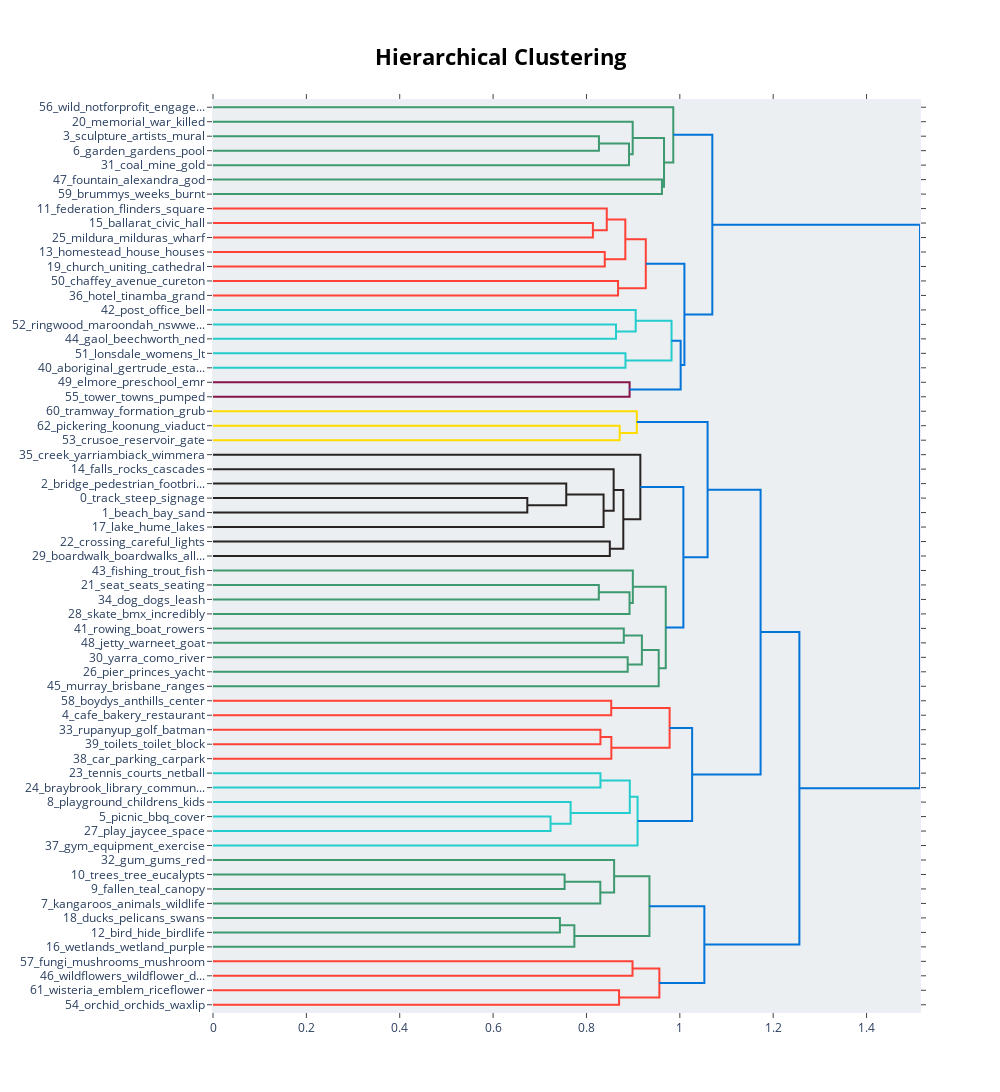

The cell this chart's notebook holds for it:
### Code cell
fig = topic_model.visualize_hierarchy()
if os.path.isfile(topic_hierarchy_html_path) and not overwrite:
    logger.info('figure is already saved in HTML and image format')
else:
    fig.write_html(topic_hierarchy_html_path)
    fig.write_image(topic_hierarchy_image_path)
    logger.info(f'figures saved in: \n\t{topic_hierarchy_html_path}\n\t{topic_hierarchy_image_path}')


fig

### Figure 1 — Plotly figure (JSON) as saved in the notebook; plotly's stock layout.template omitted (floating-point values rounded to 4 significant figures)
{"data": [{"hoverinfo": "text", "marker": {"color": "rgb(61,153,112)"}, "mode": "lines", "type": "scatter", "x": [0, 0.8267, 0.8267, 0], "xaxis": "x", "y": [-25, -25, -35, -35], "yaxis": "y"}, {"hoverinfo": "text", "marker": {"color": "rgb(61,153,112)"}, "mode": "lines", "type": "scatter", "x": [0.8267, 0.8912, 0.8912, 0], "xaxis": "x", "y": [-30, -30, -45, -45], "yaxis": "y"}, {"hoverinfo": "text", "marker": {"color": "rgb(61,153,112)"}, "mode": "lines", "type": "scatter", "x": [0, 0.899, 0.899, 0.8912], "xaxis": "x", "y": [-15, -15, -37.5, -37.5], "yaxis": "y"}, {"hoverinfo": "text", "marker": {"color": "rgb(61,153,112)"}, "mode": "lines", "type": "scatter", "x": [0, 0.9617, 0.9617, 0], "xaxis": "x", "y": [-55, -55, -65, -65], "yaxis": "y"}, {"hoverinfo": "text", "marker": {"color": "rgb(61,153,112)"}, "mode": "lines", "type": "scatter", "x": [0.899, 0.9662, 0.9662, 0.9617], "xaxis": "x", "y": [-26.25, -26.25, -60, -60], "yaxis": "y"}, {"hoverinfo": "text", "marker": {"color": "rgb(61,153,112)"}, "mode": "lines", "type": "scatter", "x": [0, 0.986, 0.986, 0.9662], "xaxis": "x", "y": [-5, -5, -43.12, -43.12], "yaxis": "y"}, {"hoverinfo": "text", "marker": {"color": "rgb(255,65,54)"}, "mode": "lines", "type": "scatter", "x": [0, 0.8138, 0.8138, 0], "xaxis": "x", "y": [-85, -85, -95, -95], "yaxis": "y"}, {"hoverinfo": "text", "marker": {"color": "rgb(255,65,54)"}, "mode": "lines", "type": "scatter", "x": [0, 0.8435, 0.8435, 0.8138], "xaxis": "x", "y": [-75, -75, -90, -90], "yaxis": "y"}, {"hoverinfo": "text", "marker": {"color": "rgb(255,65,54)"}, "mode": "lines", "type": "scatter", "x": [0, 0.8392, 0.8392, 0], "xaxis": "x", "y": [-105, -105, -115, -115], "yaxis": "y"}, {"hoverinfo": "text", "marker": {"color": "rgb(255,65,54)"}, "mode": "lines", "type": "scatter", "x": [0.8435, 0.8832, 0.8832, 0.8392], "xaxis": "x", "y": [-82.5, -82.5, -110, -110], "yaxis": "y"}, {"hoverinfo": "text", "marker": {"color": "rgb(255,65,54)"}, "mode": "lines", "type": "scatter", "x": [0, 0.8677, 0.8677, 0], "xaxis": "x", "y": [-125, -125, -135, -135], "yaxis": "y"}, {"hoverinfo": "text", "marker": {"color": "rgb(255,65,54)"}, "mode": "lines", "type": "scatter", "x": [0.8832, 0.9271, 0.9271, 0.8677], "xaxis": "x", "y": [-96.25, -96.25, -130, -130], "yaxis": "y"}, {"hoverinfo": "text", "marker": {"color": "rgb(35,205,205)"}, "mode": "lines", "type": "scatter", "x": [0, 0.8633, 0.8633, 0], "xaxis": "x", "y": [-155, -155, -165, -165], "yaxis": "y"}, {"hoverinfo": "text", "marker": {"color": "rgb(35,205,205)"}, "mode": "lines", "type": "scatter", "x": [0, 0.9055, 0.9055, 0.8633], "xaxis": "x", "y": [-145, -145, -160, -160], "yaxis": "y"}, {"hoverinfo": "text", "marker": {"color": "rgb(35,205,205)"}, "mode": "lines", "type": "scatter", "x": [0, 0.8836, 0.8836, 0], "xaxis": "x", "y": [-175, -175, -185, -185], "yaxis": "y"}, {"hoverinfo": "text", "marker": {"color": "rgb(35,205,205)"}, "mode": "lines", "type": "scatter", "x": [0.9055, 0.9822, 0.9822, 0.8836], "xaxis": "x", "y": [-152.5, -152.5, -180, -180], "yaxis": "y"}, {"hoverinfo": "text", "marker": {"color": "rgb(133,20,75)"}, "mode": "lines", "type": "scatter", "x": [0, 0.8924, 0.8924, 0], "xaxis": "x", "y": [-195, -195, -205, -205], "yaxis": "y"}, {"hoverinfo": "text", "marker": {"color": "rgb(0,116,217)"}, "mode": "lines", "type": "scatter", "x": [0.9822, 1.002, 1.002, 0.8924], "xaxis": "x", "y": [-166.2, -166.2, -200, -200], "yaxis": "y"}, {"hoverinfo": "text", "marker": {"color": "rgb(0,116,217)"}, "mode": "lines", "type": "scatter", "x": [0.9271, 1.01, 1.01, 1.002], "xaxis": "x", "y": [-113.1, -113.1, -183.1, -183.1], "yaxis": "y"}, {"hoverinfo": "text", "marker": {"color": "rgb(0,116,217)"}, "mode": "lines", "type": "scatter", "x": [0.986, 1.07, 1.07, 1.01], "xaxis": "x", "y": [-24.06, -24.06, -148.1, -148.1], "yaxis": "y"}, {"hoverinfo": "text", "marker": {"color": "rgb(255,220,0)"}, "mode": "lines", "type": "scatter", "x": [0, 0.8711, 0.8711, 0], "xaxis": "x", "y": [-225, -225, -235, -235], "yaxis": "y"}, {"hoverinfo": "text", "marker": {"color": "rgb(255,220,0)"}, "mode": "lines", "type": "scatter", "x": [0, 0.9079, 0.9079, 0.8711], "xaxis": "x", "y": [-215, -215, -230, -230], "yaxis": "y"}, {"hoverinfo": "text", "marker": {"color": "rgb(40,35,35)"}, "mode": "lines", "type": "scatter", "x": [0, 0.6733, 0.6733, 0], "xaxis": "x", "y": [-275, -275, -285, -285], "yaxis": "y"}, {"hoverinfo": "text", "marker": {"color": "rgb(40,35,35)"}, "mode": "lines", "type": "scatter", "x": [0, 0.7567, 0.7567, 0.6733], "xaxis": "x", "y": [-265, -265, -280, -280], "yaxis": "y"}, {"hoverinfo": "text", "marker": {"color": "rgb(40,35,35)"}, "mode": "lines", "type": "scatter", "x": [0.7567, 0.8367, 0.8367, 0], "xaxis": "x", "y": [-272.5, -272.5, -295, -295], "yaxis": "y"}, {"hoverinfo": "text", "marker": {"color": "rgb(40,35,35)"}, "mode": "lines", "type": "scatter", "x": [0, 0.8583, 0.8583, 0.8367], "xaxis": "x", "y": [-255, -255, -283.8, -283.8], "yaxis": "y"}, {"hoverinfo": "text", "marker": {"color": "rgb(40,35,35)"}, "mode": "lines", "type": "scatter", "x": [0, 0.85, 0.85, 0], "xaxis": "x", "y": [-305, -305, -315, -315], "yaxis": "y"}, {"hoverinfo": "text", "marker": {"color": "rgb(40,35,35)"}, "mode": "lines", "type": "scatter", "x": [0.8583, 0.8789, 0.8789, 0.85], "xaxis": "x", "y": [-269.4, -269.4, -310, -310], "yaxis": "y"}, {"hoverinfo": "text", "marker": {"color": "rgb(40,35,35)"}, "mode": "lines", "type": "scatter", "x": [0, 0.9154, 0.9154, 0.8789], "xaxis": "x", "y": [-245, -245, -289.7, -289.7], "yaxis": "y"}, {"hoverinfo": "text", "marker": {"color": "rgb(61,153,112)"}, "mode": "lines", "type": "scatter", "x": [0, 0.8265, 0.8265, 0], "xaxis": "x", "y": [-335, -335, -345, -345], "yaxis": "y"}, {"hoverinfo": "text", "marker": {"color": "rgb(61,153,112)"}, "mode": "lines", "type": "scatter", "x": [0.8265, 0.8922, 0.8922, 0], "xaxis": "x", "y": [-340, -340, -355, -355], "yaxis": "y"}, {"hoverinfo": "text", "marker": {"color": "rgb(61,153,112)"}, "mode": "lines", "type": "scatter", "x": [0, 0.8993, 0.8993, 0.8922], "xaxis": "x", "y": [-325, -325, -347.5, -347.5], "yaxis": "y"}, {"hoverinfo": "text", "marker": {"color": "rgb(61,153,112)"}, "mode": "lines", "type": "scatter", "x": [0, 0.88, 0.88, 0], "xaxis": "x", "y": [-365, -365, -375, -375], "yaxis": "y"}, {"hoverinfo": "text", "marker": {"color": "rgb(61,153,112)"}, "mode": "lines", "type": "scatter", "x": [0, 0.8883, 0.8883, 0], "xaxis": "x", "y": [-385, -385, -395, -395], "yaxis": "y"}, {"hoverinfo": "text", "marker": {"color": "rgb(61,153,112)"}, "mode": "lines", "type": "scatter", "x": [0.88, 0.9187, 0.9187, 0.8883], "xaxis": "x", "y": [-370, -370, -390, -390], "yaxis": "y"}, {"hoverinfo": "text", "marker": {"color": "rgb(61,153,112)"}, "mode": "lines", "type": "scatter", "x": [0.9187, 0.9547, 0.9547, 0], "xaxis": "x", "y": [-380, -380, -405, -405], "yaxis": "y"}, {"hoverinfo": "text", "marker": {"color": "rgb(61,153,112)"}, "mode": "lines", "type": "scatter", "x": [0.8993, 0.9698, 0.9698, 0.9547], "xaxis": "x", "y": [-336.2, -336.2, -392.5, -392.5], "yaxis": "y"}, {"hoverinfo": "text", "marker": {"color": "rgb(0,116,217)"}, "mode": "lines", "type": "scatter", "x": [0.9154, 1.008, 1.008, 0.9698], "xaxis": "x", "y": [-267.3, -267.3, -364.4, -364.4], "yaxis": "y"}, {"hoverinfo": "text", "marker": {"color": "rgb(0,116,217)"}, "mode": "lines", "type": "scatter", "x": [0.9079, 1.059, 1.059, 1.008], "xaxis": "x", "y": [-222.5, -222.5, -315.9, -315.9], "yaxis": "y"}, {"hoverinfo": "text", "marker": {"color": "rgb(255,65,54)"}, "mode": "lines", "type": "scatter", "x": [0, 0.853, 0.853, 0], "xaxis": "x", "y": [-415, -415, -425, -425], "yaxis": "y"}, {"hoverinfo": "text", "marker": {"color": "rgb(255,65,54)"}, "mode": "lines", "type": "scatter", "x": [0, 0.83, 0.83, 0], "xaxis": "x", "y": [-435, -435, -445, -445], "yaxis": "y"}, {"hoverinfo": "text", "marker": {"color": "rgb(255,65,54)"}, "mode": "lines", "type": "scatter", "x": [0.83, 0.8533, 0.8533, 0], "xaxis": "x", "y": [-440, -440, -455, -455], "yaxis": "y"}, {"hoverinfo": "text", "marker": {"color": "rgb(255,65,54)"}, "mode": "lines", "type": "scatter", "x": [0.853, 0.9781, 0.9781, 0.8533], "xaxis": "x", "y": [-420, -420, -447.5, -447.5], "yaxis": "y"}, {"hoverinfo": "text", "marker": {"color": "rgb(35,205,205)"}, "mode": "lines", "type": "scatter", "x": [0, 0.83, 0.83, 0], "xaxis": "x", "y": [-465, -465, -475, -475], "yaxis": "y"}, {"hoverinfo": "text", "marker": {"color": "rgb(35,205,205)"}, "mode": "lines", "type": "scatter", "x": [0, 0.7231, 0.7231, 0], "xaxis": "x", "y": [-495, -495, -505, -505], "yaxis": "y"}, {"hoverinfo": "text", "marker": {"color": "rgb(35,205,205)"}, "mode": "lines", "type": "scatter", "x": [0, 0.766, 0.766, 0.7231], "xaxis": "x", "y": [-485, -485, -500, -500], "yaxis": "y"}, {"hoverinfo": "text", "marker": {"color": "rgb(35,205,205)"}, "mode": "lines", "type": "scatter", "x": [0.83, 0.8928, 0.8928, 0.766], "xaxis": "x", "y": [-470, -470, -492.5, -492.5], "yaxis": "y"}, {"hoverinfo": "text", "marker": {"color": "rgb(35,205,205)"}, "mode": "lines", "type": "scatter", "x": [0.8928, 0.9095, 0.9095, 0], "xaxis": "x", "y": [-481.2, -481.2, -515, -515], "yaxis": "y"}, {"hoverinfo": "text", "marker": {"color": "rgb(0,116,217)"}, "mode": "lines", "type": "scatter", "x": [0.9781, 1.026, 1.026, 0.9095], "xaxis": "x", "y": [-433.8, -433.8, -498.1, -498.1], "yaxis": "y"}, {"hoverinfo": "text", "marker": {"color": "rgb(0,116,217)"}, "mode": "lines", "type": "scatter", "x": [1.059, 1.173, 1.173, 1.026], "xaxis": "x", "y": [-269.2, -269.2, -465.9, -465.9], "yaxis": "y"}, {"hoverinfo": "text", "marker": {"color": "rgb(61,153,112)"}, "mode": "lines", "type": "scatter", "x": [0, 0.7532, 0.7532, 0], "xaxis": "x", "y": [-535, -535, -545, -545], "yaxis": "y"}, {"hoverinfo": "text", "marker": {"color": "rgb(61,153,112)"}, "mode": "lines", "type": "scatter", "x": [0.7532, 0.8297, 0.8297, 0], "xaxis": "x", "y": [-540, -540, -555, -555], "yaxis": "y"}, {"hoverinfo": "text", "marker": {"color": "rgb(61,153,112)"}, "mode": "lines", "type": "scatter", "x": [0, 0.8593, 0.8593, 0.8297], "xaxis": "x", "y": [-525, -525, -547.5, -547.5], "yaxis": "y"}, {"hoverinfo": "text", "marker": {"color": "rgb(61,153,112)"}, "mode": "lines", "type": "scatter", "x": [0, 0.7431, 0.7431, 0], "xaxis": "x", "y": [-565, -565, -575, -575], "yaxis": "y"}, {"hoverinfo": "text", "marker": {"color": "rgb(61,153,112)"}, "mode": "lines", "type": "scatter", "x": [0.7431, 0.774, 0.774, 0], "xaxis": "x", "y": [-570, -570, -585, -585], "yaxis": "y"}, {"hoverinfo": "text", "marker": {"color": "rgb(61,153,112)"}, "mode": "lines", "type": "scatter", "x": [0.8593, 0.9349, 0.9349, 0.774], "xaxis": "x", "y": [-536.2, -536.2, -577.5, -577.5], "yaxis": "y"}, {"hoverinfo": "text", "marker": {"color": "rgb(255,65,54)"}, "mode": "lines", "type": "scatter", "x": [0, 0.8986, 0.8986, 0], "xaxis": "x", "y": [-595, -595, -605, -605], "yaxis": "y"}, {"hoverinfo": "text", "marker": {"color": "rgb(255,65,54)"}, "mode": "lines", "type": "scatter", "x": [0, 0.8699, 0.8699, 0], "xaxis": "x", "y": [-615, -615, -625, -625], "yaxis": "y"}, {"hoverinfo": "text", "marker": {"color": "rgb(255,65,54)"}, "mode": "lines", "type": "scatter", "x": [0.8986, 0.9562, 0.9562, 0.8699], "xaxis": "x", "y": [-600, -600, -620, -620], "yaxis": "y"}, {"hoverinfo": "text", "marker": {"color": "rgb(0,116,217)"}, "mode": "lines", "type": "scatter", "x": [0.9349, 1.053, 1.053, 0.9562], "xaxis": "x", "y": [-556.9, -556.9, -610, -610], "yaxis": "y"}, {"hoverinfo": "text", "marker": {"color": "rgb(0,116,217)"}, "mode": "lines", "type": "scatter", "x": [1.173, 1.256, 1.256, 1.053], "xaxis": "x", "y": [-367.6, -367.6, -583.4, -583.4], "yaxis": "y"}, {"hoverinfo": "text", "marker": {"color": "rgb(0,116,217)"}, "mode": "lines", "type": "scatter", "x": [1.07, 1.514, 1.514, 1.256], "xaxis": "x", "y": [-86.09, -86.09, -475.5, -475.5], "yaxis": "y"}], "layout": {"autosize": false, "height": 1145, "hoverlabel": {"bgcolor": "white", "font": {"family": "Rockwell", "size": 16}}, "hovermode": "closest", "plot_bgcolor": "#ECEFF1", "showlegend": false, "title": {"font": {"color": "Black", "size": 22}, "text": "<b>Hierarchical Clustering</b>", "x": 0.5, "xanchor": "center", "yanchor": "top"}, "width": 1000, "xaxis": {"autorange": true, "mirror": "allticks", "range": [0, 1.514], "rangemode": "tozero", "showgrid": false, "showline": true, "showticklabels": true, "ticks": "outside", "type": "linear", "zeroline": false}, "yaxis": {"mirror": "allticks", "range": [-630, 0], "rangemode": "tozero", "showgrid": false, "showline": true, "showticklabels": true, "tickmode": "array", "ticks": "outside", "ticktext": ["56_wild_notforprofit_engage...", "20_memorial_war_killed", "3_sculpture_artists_mural", "6_garden_gardens_pool", "31_coal_mine_gold", "47_fountain_alexandra_god", "59_brummys_weeks_burnt", "11_federation_flinders_square", "15_ballarat_civic_hall", "25_mildura_milduras_wharf", "13_homestead_house_houses", "19_church_uniting_cathedral", "50_chaffey_avenue_cureton", "36_hotel_tinamba_grand", "42_post_office_bell", "52_ringwood_maroondah_nswwe...", "44_gaol_beechworth_ned", "51_lonsdale_womens_lt", "40_aboriginal_gertrude_esta...", "49_elmore_preschool_emr", "55_tower_towns_pumped", "60_tramway_formation_grub", "62_pickering_koonung_viaduct", "53_crusoe_reservoir_gate", "35_creek_yarriambiack_wimmera", "14_falls_rocks_cascades", "2_bridge_pedestrian_footbri...", "0_track_steep_signage", "1_beach_bay_sand", "17_lake_hume_lakes", "22_crossing_careful_lights", "29_boardwalk_boardwalks_all...", "43_fishing_trout_fish", "21_seat_seats_seating", "34_dog_dogs_leash", "28_skate_bmx_incredibly", "41_rowing_boat_rowers", "48_jetty_warneet_goat", "30_yarra_como_river", "26_pier_princes_yacht", "45_murray_brisbane_ranges", "58_boydys_anthills_center", "4_cafe_bakery_restaurant", "33_rupanyup_golf_batman", "39_toilets_toilet_block", "38_car_parking_carpark", "23_tennis_courts_netball", "24_braybrook_library_commun...", "8_playground_childrens_kids", "5_picnic_bbq_cover", "27_play_jaycee_space", "37_gym_equipment_exercise", "32_gum_gums_red", "10_trees_tree_eucalypts", "9_fallen_teal_canopy", "7_kangaroos_animals_wildlife", "18_ducks_pelicans_swans", "12_bird_hide_birdlife", "16_wetlands_wetland_purple", "57_fungi_mushrooms_mushroom", "46_wildflowers_wildflower_d...", "61_wisteria_emblem_riceflower", "54_orchid_orchids_waxlip"], "tickvals": [-5, -15, -25, -35, -45, -55, -65, -75, -85, -95, -105, -115, -125, -135, -145, -155, -165, -175, -185, -195, -205, -215, -225, -235, -245, -255, -265, -275, -285, -295, -305, -315, -325, -335, -345, -355, -365, -375, -385, -395, -405, -415, -425, -435, -445, -455, -465, -475, -485, -495, -505, -515, -525, -535, -545, -555, -565, -575, -585, -595, -605, -615, -625], "type": "linear", "zeroline": false}}}
